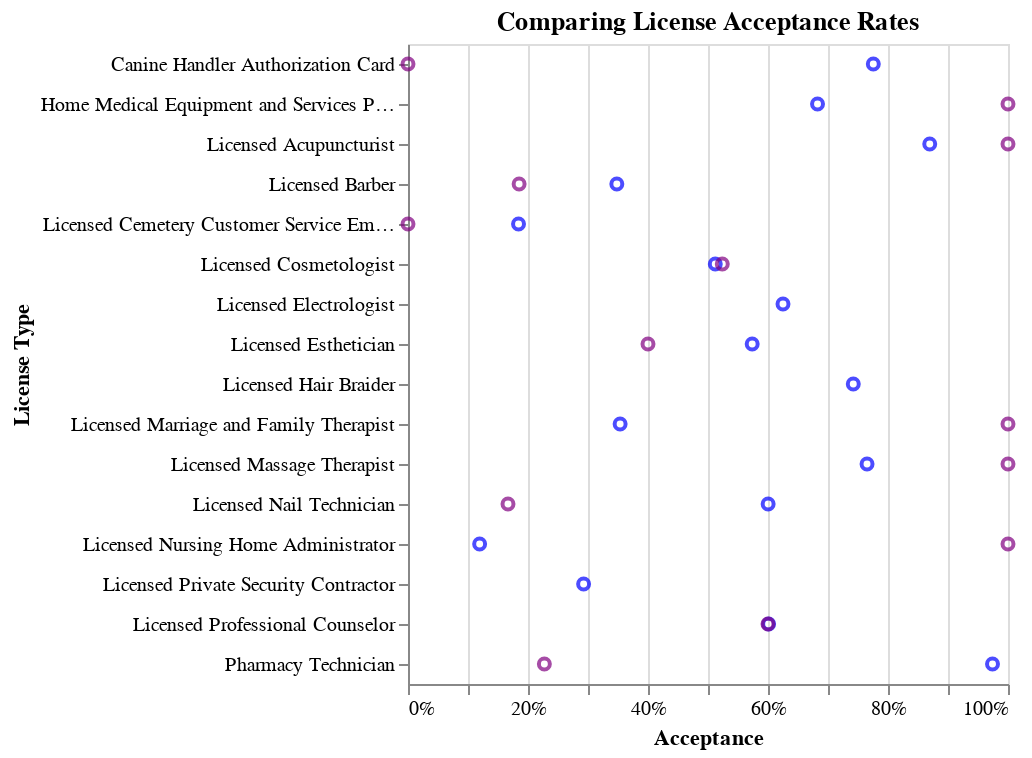

This figure's notebook cell:
### Code cell
p1 = alt.Chart(licenses, title='Comparing License Acceptance Rates').mark_point().encode(
        alt.Y('License:O').title("License Type"),
        alt.X('Rate of Acceptance').title("Acceptance").axis(format='%'),
        color=alt.value("blue")
)

p2 = alt.Chart(licenses, title='Comparing License Acceptance Rates').mark_point().encode(
        alt.Y('License:O').title("License Type"),
        alt.X('Rate of Acceptance for JIs').title("Acceptance").axis(format='%'),
        color=alt.value("purple")
)

p1 + p2

### Figure 1 — Vega-Lite specification as saved in the notebook (floating-point values rounded to 4 significant figures)
{"config": {"view": {"continuousWidth": 300, "continuousHeight": 300}}, "layer": [{"mark": {"type": "point"}, "encoding": {"color": {"value": "blue"}, "x": {"axis": {"format": "%"}, "field": "Rate of Acceptance", "title": "Acceptance", "type": "quantitative"}, "y": {"field": "License", "title": "License Type", "type": "ordinal"}}, "title": "Comparing License Acceptance Rates"}, {"mark": {"type": "point"}, "encoding": {"color": {"value": "purple"}, "x": {"axis": {"format": "%"}, "field": "Rate of Acceptance for JIs", "title": "Acceptance", "type": "quantitative"}, "y": {"field": "License", "title": "License Type", "type": "ordinal"}}, "title": "Comparing License Acceptance Rates"}], "data": {"name": "data-e607ad3656590c761ea90bd3618b0002"}, "$schema": "https://vega.github.io/schema/vega-lite/v5.20.1.json", "datasets": {"data-e607ad3656590c761ea90bd3618b0002": [{"Unnamed: 0": 1, "License": "Licensed Acupuncturist", "Applicants": 46, "JI Applicants": 1, "Granted": 40, "Granted to JIs": 1, "Denied": 0, "Denied due to Conviction": 0, "Granted a License on Probation": 0, "Licensees Granted Expungement": 0, "Rate of Acceptance for JIs": 1.0, "Rate of Acceptance": 0.8696}, {"Unnamed: 0": 2, "License": "Licensed Barber", "Applicants": 408, "JI Applicants": 27, "Granted": 142, "Granted to JIs": 5, "Denied": 2, "Denied due to Conviction": 0, "Granted a License on Probation": 2, "Licensees Granted Expungement": 0, "Rate of Acceptance for JIs": 0.1852, "Rate of Acceptance": 0.348}, {"Unnamed: 0": 3, "License": "Licensed Cosmetologist", "Applicants": 2474, "JI Applicants": 21, "Granted": 1267, "Granted to JIs": 11, "Denied": 8, "Denied due to Conviction": 0, "Granted a License on Probation": 1, "Licensees Granted Expungement": 0, "Rate of Acceptance for JIs": 0.5238, "Rate of Acceptance": 0.5121}, {"Unnamed: 0": 4, "License": "Licensed Esthetician", "Applicants": 1602, "JI Applicants": 15, "Granted": 919, "Granted to JIs": 6, "Denied": 0, "Denied due to Conviction": 0, "Granted a License on Probation": 0, "Licensees Granted Expungement": 0, "Rate of Acceptance for JIs": 0.4, "Rate of Acceptance": 0.5737}, {"Unnamed: 0": 5, "License": "Licensed Hair Braider", "Applicants": 159, "JI Applicants": 0, "Granted": 118, "Granted to JIs": 0, "Denied": 0, "Denied due to Conviction": 0, "Granted a License on Probation": 0, "Licensees Granted Expungement": 0, "Rate of Acceptance for JIs": null, "Rate of Acceptance": 0.7421}, {"Unnamed: 0": 6, "License": "Licensed Nail Technician", "Applicants": 873, "JI Applicants": 6, "Granted": 524, "Granted to JIs": 1, "Denied": 5, "Denied due to Conviction": 0, "Granted a License on Probation": 0, "Licensees Granted Expungement": 0, "Rate of Acceptance for JIs": 0.1667, "Rate of Acceptance": 0.6002}, {"Unnamed: 0": 7, "License": "Canine Handler Authorization Card", "Applicants": 49, "JI Applicants": 1, "Granted": 38, "Granted to JIs": 0, "Denied": 0, "Denied due to Conviction": 0, "Granted a License on Probation": 0, "Licensees Granted Expungement": 0, "Rate of Acceptance for JIs": 0.0, "Rate of Acceptance": 0.7755}, {"Unnamed: 0": 8, "License": "Licensed Cemetery Customer Service Employee", "Applicants": 76, "JI Applicants": 2, "Granted": 14, "Granted to JIs": 0, "Denied": 0, "Denied due to Conviction": 0, "Granted a License on Probation": 0, "Licensees Granted Expungement": 0, "Rate of Acceptance for JIs": 0.0, "Rate of Acceptance": 0.1842}, {"Unnamed: 0": 9, "License": "Licensed Electrologist", "Applicants": 8, "JI Applicants": 0, "Granted": 5, "Granted to JIs": 0, "Denied": 0, "Denied due to Conviction": 0, "Granted a License on Probation": 0, "Licensees Granted Expungement": 0, "Rate of Acceptance for JIs": null, "Rate of Acceptance": 0.625}, {"Unnamed: 0": 10, "License": "Home Medical Equipment and Services Provider", "Applicants": 126, "JI Applicants": 5, "Granted": 86, "Granted to JIs": 5, "Denied": 0, "Denied due to Conviction": 0, "Granted a License on Probation": 0, "Licensees Granted Expungement": 0, "Rate of Acceptance for JIs": 1.0, "Rate of Acceptance": 0.6825}, {"Unnamed: 0": 11, "License": "Licensed Marriage and Family Therapist", "Applicants": 99, "JI Applicants": 1, "Granted": 35, "Granted to JIs": 1, "Denied": 0, "Denied due to Conviction": 0, "Granted a License on Probation": 0, "Licensees Granted Expungement": 0, "Rate of Acceptance for JIs": 1.0, "Rate of Acceptance": 0.3535}, {"Unnamed: 0": 12, "License": "Licensed Massage Therapist", "Applicants": 498, "JI Applicants": 2, "Granted": 381, "Granted to JIs": 2, "Denied": 0, "Denied due to Conviction": 0, "Granted a License on Probation": 1, "Licensees Granted Expungement": 0, "Rate of Acceptance for JIs": 1.0, "Rate of Acceptance": 0.7651}, {"Unnamed: 0": 13, "License": "Licensed Nursing Home Administrator", "Applicants": 134, "JI Applicants": 1, "Granted": 16, "Granted to JIs": 1, "Denied": 0, "Denied due to Conviction": 0, "Granted a License on Probation": 0, "Licensees Granted Expungement": 0, "Rate of Acceptance for JIs": 1.0, "Rate of Acceptance": 0.1194}, {"Unnamed: 0": 14, "License": "Pharmacy Technician", "Applicants": 10881, "JI Applicants": 22, "Granted": 10600, "Granted to JIs": 5, "Denied": 1, "Denied due to Conviction": 0, "Granted a License on Probation": 0, "Licensees Granted Expungement": 0, "Rate of Acceptance for JIs": 0.2273, "Rate of Acceptance": 0.9742}, {"Unnamed: 0": 15, "License": "Licensed Professional Counselor", "Applicants": 1168, "JI Applicants": 5, "Granted": 702, "Granted to JIs": 3, "Denied": 0, "Denied due to Conviction": 0, "Granted a License on Probation": 0, "Licensees Granted Expungement": 0, "Rate of Acceptance for JIs": 0.6, "Rate of Acceptance": 0.601}, {"Unnamed: 0": 16, "License": "Licensed Private Security Contractor", "Applicants": 41, "JI Applicants": 0, "Granted": 12, "Granted to JIs": 0, "Denied": 0, "Denied due to Conviction": 0, "Granted a License on Probation": 0, "Licensees Granted Expungement": 0, "Rate of Acceptance for JIs": null, "Rate of Acceptance": 0.2927}]}}
